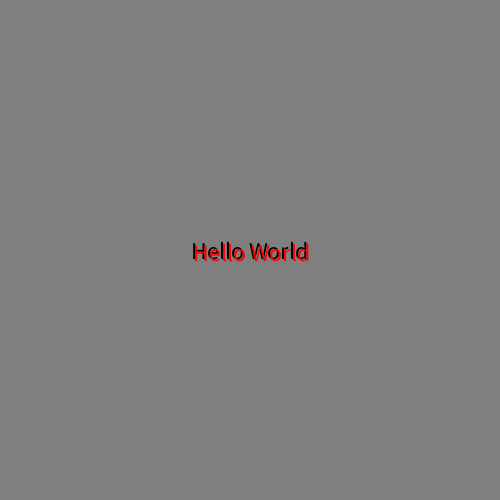
Frame 1 (no input)
Frame 60 (the mouse pressed at the canvas centre just before this capture): identical to frame 1, image omitted
Frame 120 (the mouse held since frame 60 and released just before this capture): identical to frame 1, image omitted

The Processing sketch that drew this single still picture (run headless with seeded random() and noise(); from frame 60 on, the mouse is pressed at the canvas centre):

// Processing sketch: class_5_in_out_1_pde
// ── class_5_in_out_1_pde.pde
int myTextSize = 24;  // so we can change the font size at run time

void setup(){
 size(500, 500); 
  
}



void draw() {
  
  background(127);
  textSize(myTextSize); //(change the font size)
  
    //draw the text from its center
  textAlign(CENTER, CENTER);
  
  
  
  //first draw the "drop shadow text"
  //fill(255, 0, 0); //red
  
  fill(0);
  
  

  //text() wants the string of text you are going to display 
  
  //followed by position in x,y
 
  text("Hello World", width/2, height/2);
  
  fill(255, 0, 0); 
  text("Hello World", width/2 + 2, height/2 + 2);
  
}
